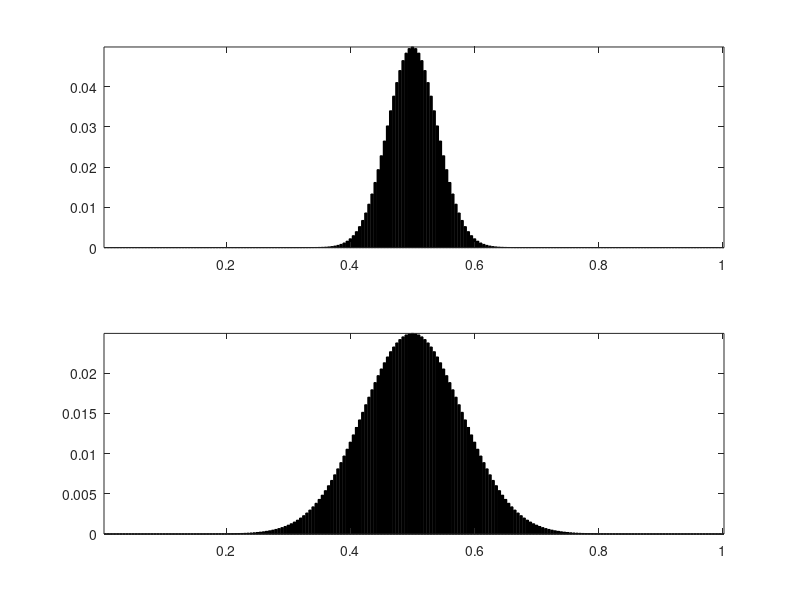

Write the MATLAB code that produced this figure. (Note: this script raises an error after producing the figure.)
%% Coupled Linear programming problem:
%%  1. Two cost matrices: C_{1}, C_{2}, needed to be defined properly
%%  2. Two coupling matrices: Pi_{1}, Pi_{2}
%%  3. Four marginals: p,q,u,v. Noticed that u,v is not given
%%  4. The upper bound r at z-axis
clear all
clc

%% Useful functions:
normalize = @(a)a/sum(a(:)); % Normalization function 
Gaussian = @(x,t0,sigma)exp(-(x-t0).^2/(2*sigma^2)); % Gaussian distribution generator

%% Define given the marginal disributions p,q in the problem
sigma0 = 0.01; sigma1 = .02; sigma2 = .03; sigma3 = .04; sigma4 = .05;sigma5= .08;

nx = 200;  % (not exceed 1000)
ny = 200;  % (not exceed 1000)
nz = 300;  % (not exceed 1000)

x = (1:nx)'/nx;  % x \in [0,1]
y = (1:ny)'/ny;  % y \in [0,1]
z = (1:nz)'/nz;  % z \in [0,1]
%z = (0:nz-1)'/nz+2; % z \in [2,3]
heightp = 1;
heightq = 5;

p = heightp.*Gaussian(y,.5,sigma3);
q = heightq.*Gaussian(x,.5,sigma5);

% Normalized!
p = normalize( p );
q = normalize( q );

figure(1)
subplot(2,1,1);
bar(x, p, 'k'); axis tight;
subplot(2,1,2);
bar(y, q, 'k'); axis tight;

%% Define the cost matrices C_{1} C_{2} in the problem 
[Z,X] = meshgrid(x,z);
[Z,Y] = meshgrid(y,z);
C1 = 1*(Z-X).^(2);
% C1 = 1*(Z.^2+X.^2);
% C1 = 1*(X.^2./Z);
% C1 = abs(Z.^(2)-X.^(2));

 C2 = 100*(Z-Y).^(2);
% C2 = 1*(Z.^2+Y.^2);
% C2 = 100*(Y.^2./Z);
% C2 = 20*abs(Z.^(2)-Y.^(2));
%% The upper bound on z-axis
r = 5;
r_unit = r/nz;

%% CVX solver
cvx_begin
cvx_solver mosek
    variable Pi_1(nx,nz)
    variable Pi_2(ny,nz)
    minimize( sum(sum(C1'.*Pi_1 + C2'.*Pi_2)) )
    subject to
     Pi_1*ones(nz,1) == p;
     Pi_2*ones(nz,1) == q;
     sum(Pi_1'*ones(nx,1)) == 1;
     sum(Pi_2'*ones(nx,1)) == 1;
     Pi_1 >= 0;
     Pi_2 >= 0;
     Pi_1'*ones(nx,1)+Pi_2'*ones(nx,1) <= r_unit;
cvx_end

%% Constraint check (suppose to be 0):
fprintf('Constraints deviation (should be 0):'); 
sum(Pi_1*ones(nz,1) - p)
% sum(Pi_1'*ones(nx,1)- u)
sum(Pi_2*ones(nz,1) - q)
% sum(Pi_2'*ones(ny,1)- v)


fprintf('Marginal at z-axis check (should be 1):'); 
sum(Pi_1'*ones(nx,1))
sum(Pi_2'*ones(nx,1))

%% Plotting the u,v
figure(2)
subplot(2,1,1);
bar(z, Pi_1'*ones(nx,1),'k'); % axis tight;
subplot(2,1,2);
bar(z, Pi_2'*ones(nx,1),'k'); % axis tight;
 
%% Plot in 3-D
scalar = 10;
xx = x;
xy = zeros(size(x));
xz = scalar.*p;

yx = zeros(size(y));
yy = y;
yz = scalar.*q;

zxp = scalar.* Pi_1'*ones(nx,1);
zxq = scalar.* Pi_2'*ones(nx,1);
zy = zeros(size(z));
zz = z;

figure(3)
p1 = plot3(xx,xy,xz,'LineWidth',2,'Color','r');
hold on
p2 = plot3(yx,yy,yz,'LineWidth',2,'Color','k');
p3 = plot3(zxp,zy,zz,'LineWidth',2,'Color','r');
p4 = plot3(zxq,zy,zz,'LineWidth',2,'Color','k');


% C1 = 2; C2=4
zareap = [0.3 0.3 0.4 0.4 0.6 0.6 0.7 0.7];
zareaq = [0.4 0.4 0.6 0.6];

yareap = zeros(size(zareap));
yareaq = zeros(size(zareaq));

xperiod = [0 scalar*r_unit scalar*r_unit 0];
xareap = [xperiod, xperiod];
xareaq = [xperiod];

areap = fill3(xareap,yareap,zareap,'k');
areap.FaceAlpha = 0.8;

areaq = fill3(xareaq,yareaq,zareaq, 'r');
areaq.FaceAlpha = 0.8;

ax = gca;
ax.FontSize = 13; 
hold off
xlabel('X')
ylabel('Y')
zlabel('Z')
title('Coupled LP problem')
view([135 18])
